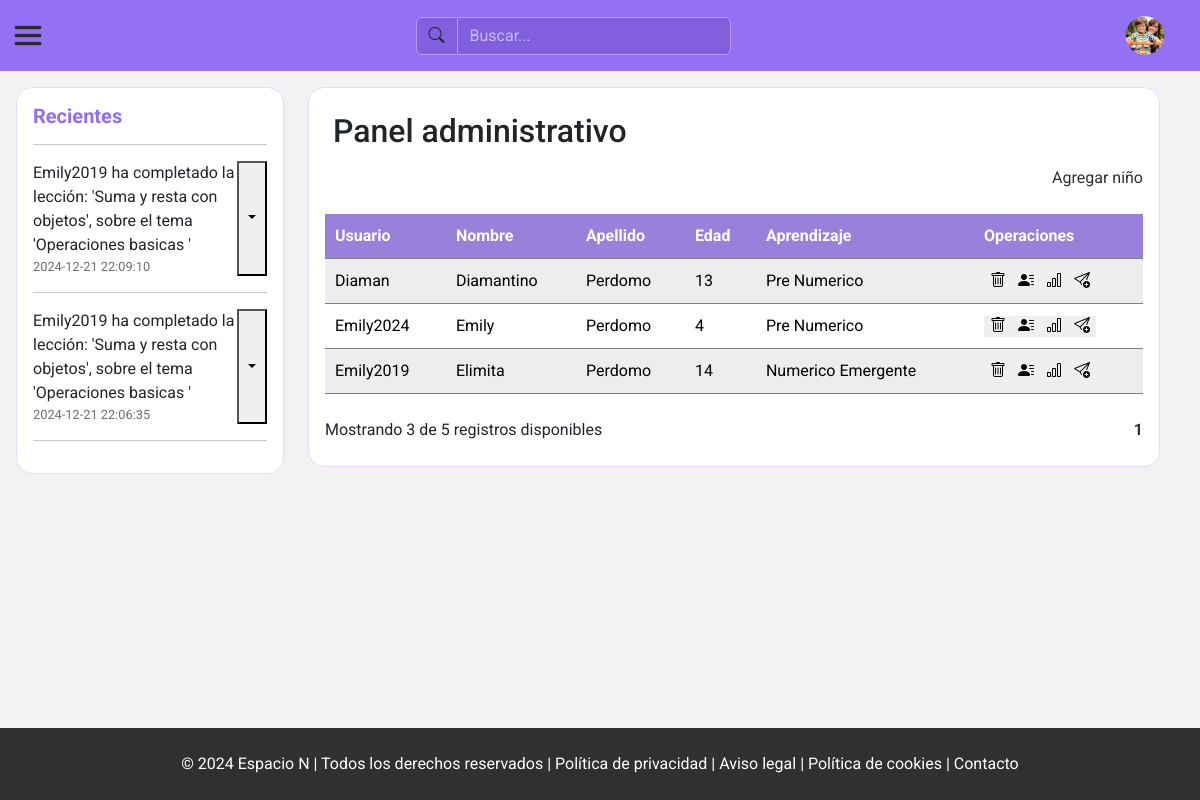
Page /view/admin/dashboard.php?page=1 (signed in) on the committed database.
### tables this page shows
CREATE TABLE `historiales` (
  `id_historial` int(10) NOT NULL,
  `id_nino` int(10) DEFAULT NULL,
  `id_profesional` int(10) DEFAULT NULL,
  `mensaje` varchar(250) DEFAULT NULL,
  `fecha_hora` datetime DEFAULT NULL
);

CREATE TABLE `ninos` (
  `id_nino` int(10) NOT NULL,
  `id_genero` int(10) NOT NULL,
  `id_categoria_actividades` int(10) NOT NULL,
  `id_usuario` int(10) NOT NULL,
  `id_profesional` int(10) NOT NULL,
  `nombre` varchar(70) NOT NULL,
  `apellido` varchar(70) NOT NULL,
  `fecha_nacimiento` date DEFAULT NULL,
  `ultimo_acceso` datetime DEFAULT NULL
);

CREATE TABLE `usuarios` (
  `id_usuario` int(10) NOT NULL,
  `id_rol` int(10) NOT NULL,
  `usuario` varchar(15) DEFAULT NULL,
  `clave` varchar(8) DEFAULT NULL,
  `estado` bit(1) DEFAULT b'0',
  `permisos` bit(1) DEFAULT b'0',
  `fecha_hora_creacion` datetime DEFAULT NULL
);

### view/admin/Dashboard.php (the view, shortened to what this page needs)
<!DOCTYPE html>
<html lang="es">
<head>
    <link href="https://cdn.jsdelivr.net/npm/bootstrap@5.3.3/dist/css/bootstrap.min.css" rel="stylesheet"
>
    <link rel="stylesheet" href="https://cdn.jsdelivr.net/npm/bootstrap-icons@1.11.3/font/bootstrap-icons.min.css">
    <link rel="stylesheet" href="../../css/reset.css">
    <link rel="stylesheet" href="../../css/components/table.css">
    <link rel="stylesheet" href="../../css/components/offcanvas.css">
    <link rel="stylesheet" href="../../css/components/modalWindows.css">
    <link rel="stylesheet" href="../../css/components/header.css">
    <link rel="stylesheet" href="../../css/components/semanticTag.css">
    <link rel="stylesheet" href="../../css/components/row.css">
    <link rel="stylesheet" href="../../css/admin/dashboard.css">
</head>
<body>
    <?php include './../include/admin/header.php' ?>
    <main class="">
        <div class="row h-100">
            <div class="col-3 h-100">
                <section class="historyChilds">
                    <h5>Recientes</h5>
                    <hr>
                    <?php
                    include '../../php/admin/showHistorys.php';
                    showHistorys(true);
                    ?>
                </section>
            </div>
            <div class="col-9">
                <div>
                    <section class="childs">
                        <h1 class="m-2">Panel administrativo</h1>
                        <div class="containerAddChilds">
                            <div>
                                <a href="./child/add.php">Agregar niño</a>
                            </div>
                        </div>
                    </section>
                    <?php
                    function showChilds()
                    {
                        include '../../php/connectionBD.php';
                        $id_admin = $_SESSION["id_profesional"];
                        echo " <section class='table'>
                        <table class='dataTable'>
                            <thead>
                                <tr>
                                    <th>Usuario</th>
                                    <th>Nombre</th>
                                    <th>Apellido</th>
                                    <th>Edad</th>
                                    <th>Aprendizaje</th>
                                    <th>Operaciones</th>
                                </tr>
                            </thead>";
                        $pagina_actual = isset($_GET['page']) && is_numeric($_GET['page']) ? $_GET['page'] : 1;
                        $sqlCount = 'SELECT COUNT(*) as total FROM ninos WHERE id_profesional = :id';
                        $count = $pdo->prepare($sqlCount);
                        $count->bindParam('id', $id_admin, PDO::PARAM_INT);
                        $count->execute();
                        $total = $count->fetch(PDO::FETCH_ASSOC);
                        $total_registros = $total["total"];
                        $registros_por_pagina = 5;
                        $total_paginas = ceil($total_registros / $registros_por_pagina);
                        $sqlSelect = 'SELECT id_nino, ninos.id_usuario as id_usuario_nino, usuario, nombre, apellido, id_categoria_actividades, fecha_nacimiento FROM ninos
                                INNER JOIN usuarios ON ninos.id_usuario = usuarios.id_usuario WHERE id_profesional = :id
                                LIMIT :inicio, :registros_por_pagina
                                ';
                        $inicio = ($pagina_actual - 1) * $registros_por_pagina;
                        $stmt = $pdo->prepare($sqlSelect);
                        $stmt->bindParam('id', $id_admin, PDO::PARAM_INT);
                        $stmt->bindValue(':inicio', $inicio, PDO::PARAM_INT);
                        $stmt->bindValue(':registros_por_pagina', $registros_por_pagina, PDO::PARAM_INT);
                        $stmt->execute();
                        if ($stmt->rowCount() > 0) {
                            $result = $stmt->fetchAll(PDO::FETCH_ASSOC);
                            foreach ($result as $row) {
                                switch ($row["id_categoria_actividades"]) {
                                    case 1:
                                        $showA = "Pre Numerico";
                                        break;
                                    case 2:
                                        $showA = "Numerico Emergente";
                                        break;
                                }
                                $fecha_nacimiento = $row["fecha_nacimiento"];
                                $fecha_actual = date("Y-m-d");
                                $timestamp_nacimiento = strtotime($fecha_nacimiento);
                                $timestamp_actual = strtotime($fecha_actual);
                                $diferencia_segundos = $timestamp_actual - $timestamp_nacimiento;
                                $edad_en_anos = floor($diferencia_segundos / (60 * 60 * 24 * 365.25));
                                echo "<tr class='show'>";
                                echo "<td >" . $row['usuario'] . "</td>";
                                echo "<td>" . $row['nombre'] . "</td>";
                                echo "<td>" . $row['apellido'] . "</td>";
                                echo "<td>" . $edad_en_anos . "</td>";
                                echo "<td>" . $showA . "</td>";
                                echo "<td class='operations'>";
                                echo "<button class='OpenDeleteChild' data-idc='" . $row['id_nino'] . "' data-idu='" . $row['id_usuario_nino'] . "'><i class='bi bi-trash'></i></button>";
                                echo "<a href='child/modify.php?id=" . $row['id_nino'] . "'><button><i class='bi bi-person-lines-fill'></i></button></a>";
                                echo "<a href='child/progress.php?id=" . $row['id_nino'] . "'><button><i class='bi bi-bar-chart'></i></button></a>";
                                echo "<button class='OpenSendNotificationChild' data-idS='" . $row['id_nino'] . "' > <i class='bi bi-send-plus'></i></button> ";
                                echo "</td>";
                                echo "</tr>";
                            }
                        } else {
                            echo "<p>No hay registros disponibles en este momento.</p>";
                        }
                        echo " </table> </section>";
                        echo "<section class='d-flex justify-content-between align-items-center'>";
                        if ($total_registros == 0) {
                        } else {
                            $userRegistration = 'registros disponibles';
                            echo "<span class='messengerShowUsers'>Mostrando " . $stmt->rowCount() . " de " . $registros_por_pagina . "
                                        <span class='userRegistration'> " . $userRegistration . "</span></span><section style='display: flex;gap: 0.5rem;'>";
                            for ($i = 1; $i <= $total_paginas; $i++) {
                                echo "<a href='?page=$i'>" . ($i == $pagina_actual ? '<b>' . $i . '</b>' : $i) . "</a> ";
                            }
                            echo " </section>";
                        }
                    }
                    showChilds();
                    ?>
                </div>
            </div>
        </div>
    </main>
    <?php include './../include/footer.php' ?>
</body>
</html>

### view/include/admin/header.php (shortened to what this page needs)
<header>
    <a class="btn btn-primary offCanvasSpaceN" data-bs-toggle="offcanvas" href="#offCanvasSpaceN" role="button"
        aria-controls="offCanvasSpaceN">
        <img src="../../img/burgerMenu.png" class="img-fluid burgerMenu" alt="">
    </a>
    <section class="searchChilds ">
        <div class="input-group  OpenSearchChilds">
            <span class="input-group-text icoSearch" id="basic-addon1">
                <i class="bi bi-search"></i>
            </span>
            <input type="text" name="name" id="search" class="form-control OpenSearchChilds" placeholder="Buscar..."
                aria-label="Username" aria-describedby="basic-addon1">
        </div>
    </section>
    <section class="userPerfil">
        <button class="btn btn-primary" type="button" data-bs-toggle="offcanvas" data-bs-target="#offcanvasRight"
            aria-controls="offcanvasRight"><img src="../../img/for/representative.png" class="img-fluid userImg" alt="">
        </button>
    </section>
</header>

### php/admin/showHistorys.php (shortened to what this page needs)
<?php
function showHistorys($showPageLearn = false)
{
    include './../../php/connectionBD.php';
    try {
        $showPageLearn == true ? $sqlHistorial = "SELECT id_historial, mensaje, fecha_hora from historiales WHERE id_profesional = :id ORDER BY fecha_hora DESC LIMIT 3 "
            : $sqlHistorial = "SELECT id_historial, mensaje, fecha_hora from historiales WHERE id_profesional = :id ";
        $id_profesional = $_SESSION["id_profesional"];
        $query = $pdo->prepare($sqlHistorial);
        $query->bindParam('id', $id_profesional, PDO::PARAM_INT);
        $query->execute();
        $results = $query->fetchAll(PDO::FETCH_ASSOC);
        if ($query->rowCount() > 0) {
            if ($showPageLearn == true) {
                foreach ($results as $value) {
                    echo "<div class='d-flex'>
                <div class='d-flex  flex-column'>
                            <p class='m-0'>" . $value["mensaje"] . "</p>
                            <small  style='color: #6f6f6f;'> " . $value["fecha_hora"] . " </small>
                </div>
                 <button type='button' class='deleteH dropdown-toggle dropdown-toggle-split' data-bs-toggle='dropdown'
                                aria-expanded='false'>
                                <span class='visually-hidden'>Toggle Dropdown</span>
                            </button>
                            <ul class='dropdown-menu'>
                                <li><a class='dropdown-item' href='./../../php/admin/deleteHistory.php?id=" . $value["id_historial"] . "'><i class='bi bi-trash'></i> Borrar</a></li>
                            </ul>
                </div><hr>";
                }
            }
        } else {
            echo "<div> No se han encontrado historiales registrados </div>";
        }
    } catch (PDOException $ex) {
        echo $ex;
    }
}
?>

### view/include/footer.php
<footer class="py-2">
        <div>
            <div class="mt-3 text-center">
                <p class="text-white">© 2024 Espacio N | Todos los derechos reservados | Política de privacidad | Aviso
                    legal | Política de cookies | Contacto</p>
            </div>
        </div>
    </footer>

### css/components/table.css (style rules this page uses)
.dataTable { display: block; width: 100%; margin: 1em 0; }
.dataTable thead, .dataTable tbody, .dataTable thead tr, .dataTable th { display: block; }
.dataTable thead { float: left; }
.dataTable td, .dataTable th { padding: .625em; line-height: 1.5em; border-bottom: 1px dashed #ccc; box-sizing: border-box; overflow-x: hidden; overflow-y: auto; }
.dataTable th { text-align: left; background: rgba(0, 0, 0, 0.14); border-bottom: 1px dashed #aaa; }
.dataTable tbody tr { display: table-cell; }
thead>tr { background: #b195ff !important; color: white !important; }
.dataTable tbody td { display: block; }
.dataTable tr:nth-child(odd) { background: rgba(0, 0, 0, 0.07); }
@media screen and (min-width: 50em) { .dataTable { display: table; } }
@media screen and (min-width: 50em) { .dataTable thead { display: table-header-group; float: none; } }
@media screen and (min-width: 50em) { .dataTable thead tr, .dataTable tbody tr { display: table-row; } }
@media screen and (min-width: 50em) { .dataTable th, .dataTable tbody td { display: table-cell; } }
@media screen and (min-width: 50em) { .dataTable td, .dataTable th { width: auto; } }

### css/components/offcanvas.css (style rules this page uses)
.burgerMenu { width: 40px; height: 39px; background: none; }
.offCanvasSpaceN { border: none; background: none; padding: 0rem; }

### css/components/modalWindows.css (style rules this page uses)
.searchChilds>div { width: 30%; }
#search { background: #815fdf; border: solid 1px #b59aff; }
#search::placeholder { color: #cab8ff; }
.containerSearch, .icoSearch { background: #815fdf; border: solid 1px #b59aff; }

### css/components/header.css (style rules this page uses)
.userPerfil>button { border: none; background: var(--colorHF) }
.userImg, .LogoImg { width: 70px; clip-path: circle(34% at 50% 50%); }
header { align-items: center; height: 71px; }

### css/components/semanticTag.css (style rules this page uses)
body { display: flex; flex-direction: column; width: 100vw; height: 100vh; background-size: contain; background-repeat: repeat; font-family: "Roboto", sans-serif; font-weight: 100; font-style: normal; font-weight: 400; }
header { display: flex; justify-content: space-between; padding: 0.5rem; background: var(--colorHF); }
main { flex-grow: 2; background: #f2f2f2; }
main>div { width: 100vw; }
footer { background: rgb(48, 48, 48); width: 100vw; }

### css/components/row.css (style rules this page uses)
.col-9>div { background: white; padding: 1rem; border-radius: 1rem; border: solid 1px #e8d8ff; }
.row { padding: 1rem; }

### css/admin/dashboard.css (style rules this page uses)
a { margin: 0.5rem 0rem; display: block; color: var(--colorBlack); text-decoration: none; }
.historyChilds { overflow-x: hidden; padding: 1rem; background: white; border-radius: 1rem; border: solid 1px #e8d8ff; }
.historyChilds>h5 { color: #906df2; font-weight: bold; }
.operations>button, .operations>a>button { border: none !important; background-color: none !important; }
.searchChilds { flex-grow: 2; align-content: center; align-items: center; justify-content: center; display: flex; }
.containerAddChilds { display: flex; align-items: center; justify-content: flex-end; }
.operations>a { border: none; display: inline; }

### rows in the picture
historiales: mensaje "Emily2019 ha completado la lección: 'Suma y resta con objetos', sobre el tema 'Operaciones basicas '", fecha_hora "2024-12-21 22:09:10"
historiales: mensaje "Emily2019 ha completado la lección: 'Suma y resta con objetos', sobre el tema 'Operaciones basicas '", fecha_hora "2024-12-21 22:06:35"
ninos: id_usuario.usuario "Diaman", nombre "Diamantino", apellido "Perdomo", id_categoria_actividades "Pre Numerico"
ninos: id_usuario.usuario "Emily2024", nombre "Emily", apellido "Perdomo", id_categoria_actividades "Pre Numerico"
ninos: id_usuario.usuario "Emily2019", nombre "Elimita", apellido "Perdomo", id_categoria_actividades "Numerico Emergente"

### other values in the picture
$stmt->rowCount() "3"
$registros_por_pagina "5"
$userRegistration "registros disponibles"
